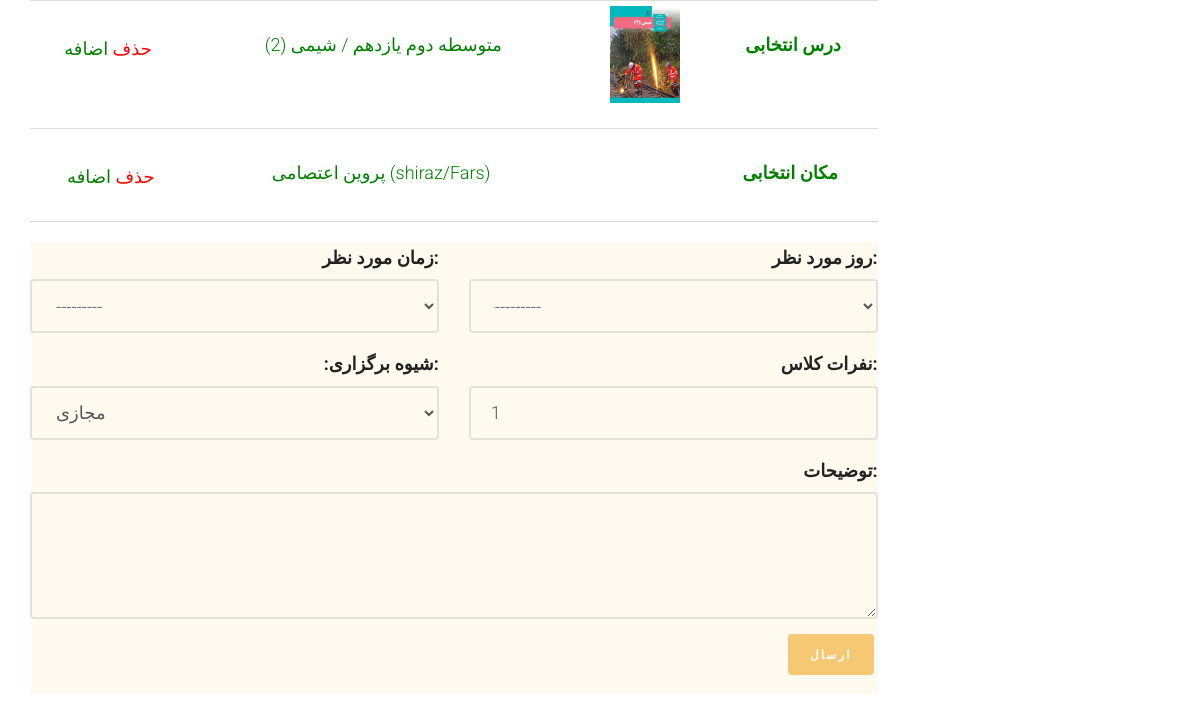
Page /application/complete-application (signed in) on the earlier database version.
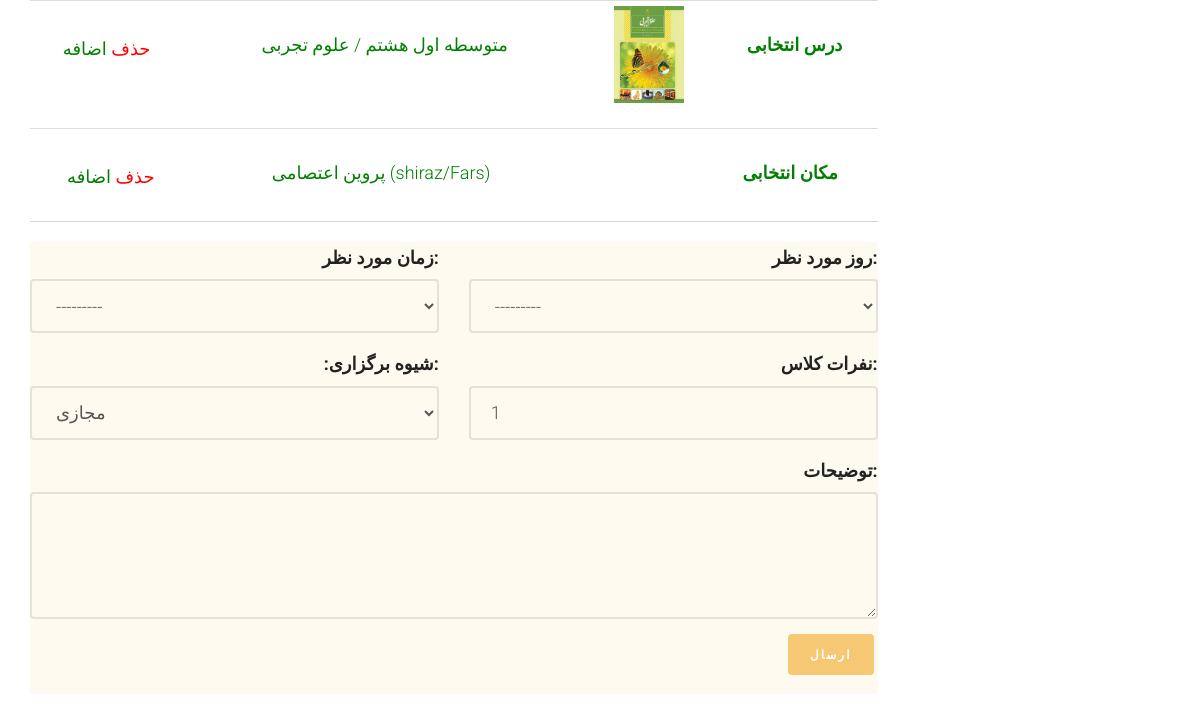
Same page on the later database version.
### application/models.py (models this page shows, shortened)
class Application(models.Model):
    applicant = models.ForeignKey(User, on_delete=models.CASCADE)
    demanded_course = models.ForeignKey(Course, on_delete=models.CASCADE)
    preferred_style = models.CharField(choices=HOLDING_STYLE, max_length=50, default="V")
    short_description = models.CharField(max_length=300, null=True, blank=True)
    is_accepted = models.BooleanField(blank=True, null=True, default=False)
    num_of_student = models.IntegerField(validators=[MinValueValidator(1), MaxValueValidator(10)], default=1)
    registered_date = models.DateField(null=True, blank=True , auto_now_add=True)
    free_day_1 = models.ForeignKey(WeekDay, on_delete=models.CASCADE, null=True, blank=True)
    free_time_1 = models.ForeignKey(AvailableTime, on_delete=models.CASCADE, null=True, blank=True)
    venue = models.ForeignKey(PublicPlace, on_delete=models.CASCADE, blank=True, null=True)
    is_active = models.BooleanField(default=False)
    slug = models.SlugField(max_length=200, default="", null=False, db_index=True)

class Course(models.Model):
    course_name = models.ForeignKey(CourseName, on_delete=models.CASCADE, db_index=True)
    grade = models.ForeignKey(Grade, on_delete=models.CASCADE, blank=True, null=True)
    major = models.ForeignKey(Major, on_delete=models.CASCADE, blank=True, null=True)
    image=models.ImageField(upload_to='images/courses', null=True,blank=True)
    code=models.CharField(max_length=7, blank=True, null=True)
    book_download_link=models.CharField(max_length=300, blank=True, null=True)
    is_active = models.BooleanField(default=True)
    slug = models.SlugField(max_length=500, blank=True, null=True)
    def __str__(self):
        return f" {self.grade} / {self.course_name} "
    class Meta:
        constraints = [
            models.UniqueConstraint(fields=['course_name', 'grade', 'major'],
                                    name='unique_course_name_edu_level_grade'),
        ]

class Grade(models.Model):
    edu_level = models.ForeignKey(EducationalLevel, on_delete=models.CASCADE)
    grade_name = models.CharField(max_length=20, verbose_name="پایه تحصیلی")
    url_title = models.CharField(max_length=200, blank=True, null=True)
    is_active = models.BooleanField(default=True)
    def __str__(self):
        return f"{self.edu_level} {self.grade_name}"
    class Meta:
        constraints = [
            models.UniqueConstraint(fields=['edu_level', 'grade_name'], name='unique_edu_level_grade')]

class EducationalLevel(models.Model):
    edu_level = models.CharField(max_length=20, unique=True, verbose_name="دوره آموزشی")
    url_title = models.CharField(max_length=200, blank=True, null=True)
    is_active = models.BooleanField(default=True)
    def __str__(self):
        return self.edu_level

class CourseName(models.Model):
    course_name = models.CharField(max_length=20, unique=True)
    def __str__(self):
        return f"{self.course_name}"

### account/models.py (models this page shows)
class PublicPlace(models.Model):
    name = models.CharField(max_length=200)
    director = models.OneToOneField(User, on_delete=models.CASCADE, null=True, blank=True)
    province = models.ForeignKey(Province, on_delete=models.CASCADE, blank=True, null=True)
    city = models.ForeignKey(City, on_delete=models.CASCADE, blank=True, null=True)
    address = models.CharField(max_length=300, blank=True, null=True)
    def __str__(self):
        return f"{self.name}  ({self.city}/{self.province})"

class City(models.Model):
    name = models.CharField(max_length=500)
    province = models.ForeignKey(Province, related_name="state", on_delete=models.CASCADE)
    is_active = models.BooleanField(default=False)
    slug = models.SlugField(max_length=500, blank=True, null=True)
    parent_city = models.ForeignKey(
        "self",
        related_name="child_cities",
        null=True,
        blank=True,
        on_delete=models.CASCADE,
    )
    def __str__(self):
        return self.name

class Province(models.Model):
    name = models.CharField(max_length=500)
    is_active = models.BooleanField(default=False)
    slug = models.SlugField(max_length=500, default="", null=True, blank=True)
    def __str__(self):
        return self.name

### application/views.py (the view, shortened to what this page needs)
# urls.py: path('complete-application', views.CompleteApplication.as_view(), name='complete_application_page'),
class CompleteApplication(View):
    def get(self, request: HttpRequest):
        current_user = User.objects.filter(id=request.user.id).first()
        current_application=Application.objects.filter(applicant=current_user, is_active=False).first()
        application_form = CompleteApplicationModelForm(instance=current_application)
        context = {
            'application': current_application,
            'application_form': application_form,
            'current_user': current_user
        }
        return render(request, 'application/complete_application.html', context)

### application/models.py (called while the page is built)
    def __str__(self):
        return f"{self.day_name}"

    def __str__(self):
        return f"{self.time_name}"

### application/templates/application/complete_application.html (shortened to what this page needs)
{% extends 'shared/_layout.html' %}
{% load render_partial %}
{% block content %}
<div class="container">
	<div class="row">
		<div class="col-sm-9">
			<div class="container-fluid">
				<div class="row fh5co-post-entry">
					<table class="table table-condensed" style="border-bottom: 1px ; text-align: center">
                    			<tbody>
                        			<tr>
                            			<td>
								<a href="" style="color: red" onclick="removeCourse({{application.demanded_course.id}})"> حذف </a>
								<a href="{% url 'courses_list' %}" style="color: green"> اضافه </a>
                            			</td>
							 			<td>
                                            {% if application.demanded_course %}
                                			<p style="text-align: center; color:green">{{ application.demanded_course }}</p>
                                              {% else %}
                                            <p style="color: green"> لطفا یک درس انتخاب کنید  </p>
											{% endif %}
                            			</td>
										<td class="cart_product">
                                            {% if application.demanded_course %}
                                			<a href=""><img src="{{ application.demanded_course.image.url }}" width="70" alt=""></a>
                                            {% else %}
											<a href=""><img src="/static/images/white.png" width="70"></a>
											{% endif %}
										</td>
										<td>
											<label style="color: green"> درس انتخابی  </label>
										</td>
									</tr>
								</tbody>
							</table>
					<table class="table table-condensed" style="border-bottom: 1px solid lightgray ; text-align: center">
                    			<tbody>
                        			<tr>
                            			<td>
								<a href="" style="color: red" onclick="removeVenue({{application.venue.id}})"> حذف </a>
								<a href="{% url 'courses_list' %}" style="color: green"> اضافه </a>
                            			</td>
							 			<td>
                                			{% if application.venue %}
                                			<p style="text-align: center; color:green">{{ application.venue }}</p>
											{% else %}
											<p style="color: green">اولویت من کلاس مجازی است </p>
											{% endif %}
                            			</td>
										<td class="cart_product">
                                			<a href=""><img src="/static/images/white.png" width="70"></a>
										</td>
										<td>
											<label style="color: green"> مکان انتخابی  </label>
										</td>
									</tr>
								</tbody>
							</table>
					<div style="background-color: floralwhite; ">
						<form id="main-contact-form" class="contact-form row" action="{% url 'complete_application_page' %}" method="post">
							{% include 'includes/application_form.html' with application=application %}
							<div class="form-group col-md-12">
        					<button type="submit" class="btn btn-primary pull-right">ارسال</button>
							</div>
						</form>
					</div>
				</div>
			</div>
		</div>
	</div>
</div>
{% endblock %}

### application/templates/includes/application_form.html (shortened to what this page needs)
   <div class="col-md-6 form-group">
     <div style="text-align: right"> {{ application_form.free_time_1.label_tag }}</div>
          {{ application_form.free_time_1 }}
    </div>
    <div class="col-md-6 form-group">
     <div style="text-align: right">  {{ application_form.free_day_1.label_tag }} </div>
        {{ application_form.free_day_1 }}
    </div>
    <div class="col-md-6 form-group">
        <div style="text-align: right">  {{ application_form.preferred_style.label_tag }} </div>
        {{ application_form.preferred_style }}
    </div>
    <div class="col-md-6 form-group">
     <div style="text-align: right"> {{ application_form.num_of_student.label_tag }}</div>
          {{ application_form.num_of_student }}
    </div>
     <div class="col-md-12 form-group">
        <div style="text-align: right"> {{ application_form.short_description.label_tag }} </div>
        {{ application_form.short_description }}
    </div>

Differences in the rows shown:
removed Application: demanded_course "متوسطه دوم یازدهم / شیمی (2)", demanded_course.image (picture), venue "پروین اعتصامی (shiraz/Fars)", free_time_1 "---------", free_day_1 "---------", preferred_style "مجازی", num_of_student "1"
added Application: demanded_course "متوسطه اول هشتم / علوم تجربی", demanded_course.image (picture), venue "پروین اعتصامی (shiraz/Fars)", free_time_1 "---------", free_day_1 "---------", preferred_style "مجازی", num_of_student "1"
